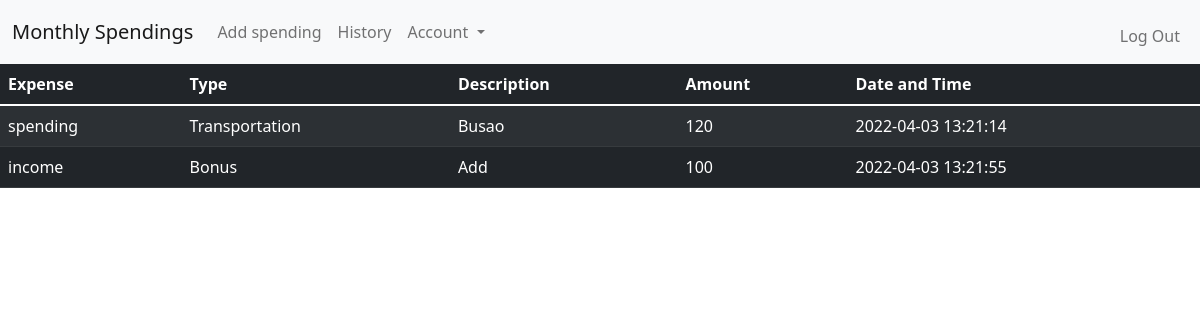
Page /history (signed in) on the earlier database version.
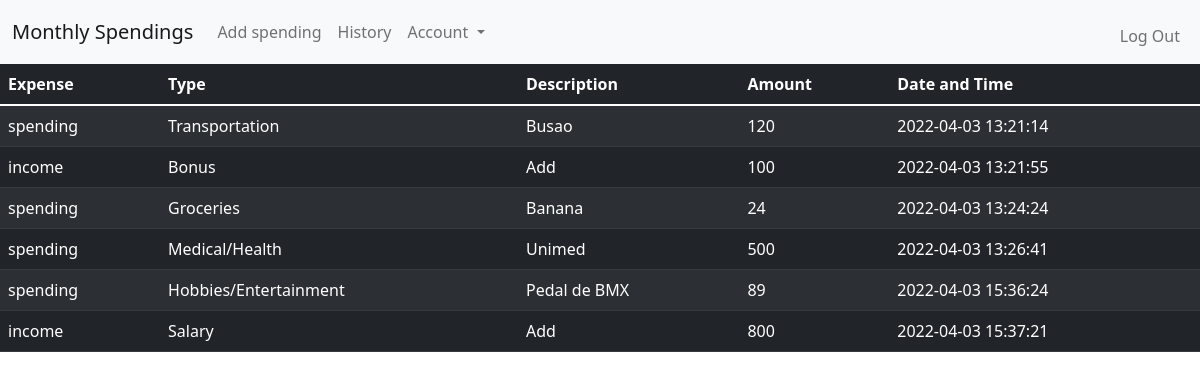
Same page on the later database version.
### tables this page shows
CREATE TABLE user_history (transaction_id INTEGER PRIMARY KEY AUTOINCREMENT NOT NULL, user_id INTEGER NOT NULL, spending TEXT NOT NULL, type TEXT NOT NULL, description TEXT NOT NULL, amount NUMERIC NOT NULL, date TEXT NOT NULL);

### app.py (the view)
@app.route("/history", methods=["GET", "POST"])
@login_required
def history():
    if request.method == "POST":
        return
    database = sqlite3.connect("users.db")
    db = database.cursor()
    db.execute("SELECT * FROM user_history WHERE user_id=?", (session["user_id"],))
    history = db.fetchall()
    return render_template("history.html", history=history)

### helpers.py (called while the page is built)
def login_required(f):
    @wraps(f)
    def decorated_function(*args, **kwargs):
        if session.get("user_id") is None:
            return redirect("/logni")
        return f(*args, **kwargs)
    return decorated_function

### templates/history.html (shortened to what this page needs)
{% extends "layout.html" %}
{% block main %}
<table class="table table-dark table-striped">
    <thead>
        <tr class="table-dark">
            <th class="table-dark">Expense</th>
            <th class="table-dark">Type</th>
            <th class="table-dark">Description</th>
            <th class="table-dark">Amount</th>
            <th class="table-dark">Date and Time</th>
        </tr>
    </thead>
    <tbody>
        {% for expenses in history %}
        <tr class="table-dark">
            <td class="table-dark">{{ expenses[2] }}</td>
            <td class="table-dark">{{ expenses[3] }}</td>
            <td class="table-dark">{{ expenses[4] }}</td>
            <td class="table-dark">{{ expenses[5] }}</td>
            <td class="table-dark">{{ expenses[6] }}</td>
        </tr>
        {% endfor %}
    </tbody>
</table>
{% endblock %}

### templates/layout.html (shortened to what this page needs)
<!DOCTYPE html>
<html lang="en">
<head>
    <link href="https://cdn.jsdelivr.net/npm/bootstrap@5.1.3/dist/css/bootstrap.min.css" rel="stylesheet">
</head>
<body>
    <header>
        <nav class="navbar navbar-expand-lg navbar-light bg-light">
            <div class="container-fluid">
              <a class="navbar-brand" href="/">Monthly Spendings</a>
              <div class="collapse navbar-collapse" id="navbarSupportedContent">
                {% if session["user_id"] %}
                  <ul class="navbar-nav me-auto mb-2 mb-lg-0">
                    <li class="nav-item">
                      <a class="nav-link " aria-current="page" href="/spending">Add spending</a>
                    </li>
                    <li class="nav-item">
                      <a class="nav-link" href="/history">History</a>
                    </li>
                    <li class="nav-item dropdown">
                      <a class="nav-link dropdown-toggle" href="#" id="navbarDropdown" role="button" data-bs-toggle="dropdown" aria-expanded="false">
                        Account
                      </a>
                    </li>
                  </ul>
                  <ul class="navbar-nav ms-auto mt-2">
                    <li class="nav-tem"><a class="nav-link" href="/logout">Log Out</a></li>
                </ul>
                {% else %}
                  <ul class="navbar-nav ms-auto mt-2">
                      <li class="nav-tem"><a class="nav-link" href="/register">Register</a></li>
                      <li class="nav-tem"><a class="nav-link" href="/login">Login</a></li>
                  </ul>
                {% endif %}
              </div>
            </div>
          </nav>
    </header>
    <main>
        {% block main %}{% endblock %}
    </main>
</body>
</html>

Differences in the rows shown:
added user_history: spending "spending", type "Groceries", description "Banana", amount "24", date "2022-04-03 13:24:24"
added user_history: spending "spending", type "Medical/Health", description "Unimed", amount "500", date "2022-04-03 13:26:41"
added user_history: spending "spending", type "Hobbies/Entertainment", description "Pedal de BMX", amount "89", date "2022-04-03 15:36:24"
added user_history: spending "income", type "Salary", description "Add", amount "800", date "2022-04-03 15:37:21"
